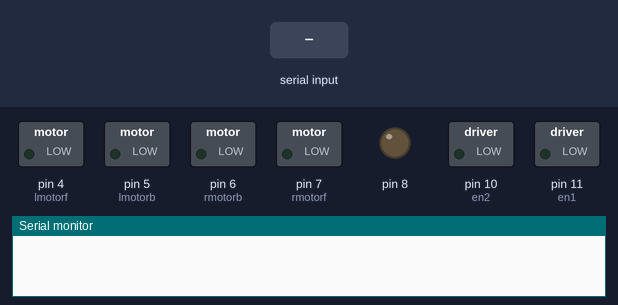
A sketch run on a simulated Arduino Uno, built with avr-gcc and run on an emulated ATmega328P. Shown: switched loads named in the sketch (green lamp = pin HIGH), output pins drawn as LEDs (lit = HIGH), the last lines printed to the serial monitor. The inputs (shaded band) are chosen by the test bench.

Above: at 2.2 s.
2.3 s: "#\n" received over Serial
At 3.5 s:
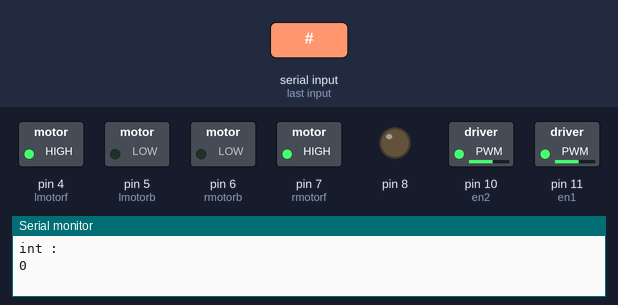
3.8 s: byte 42 ('*') received over Serial
At 4.8 s:
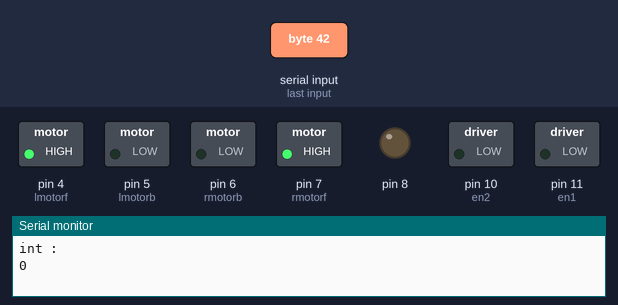
5.3 s: "*\n" received over Serial
At 5.9 s:
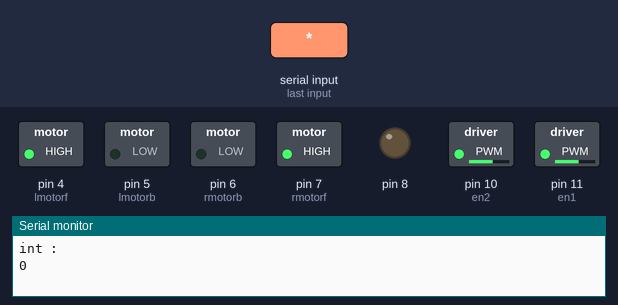
Timing chart, 0 to 8.3 s (numbered marks = the images above; inputs shaded):
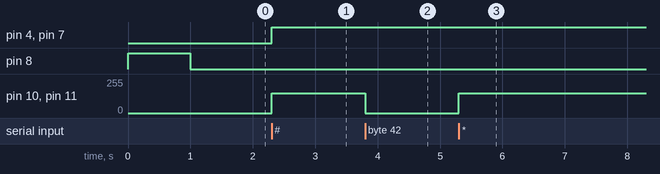

The sketch:

embedded3_ino.ino
```cpp
/* This code This code recives pid motor offset from
//computer com ports and execute the values in the motors ..
*/

#define echopin 9
#define lmotorf 4
#define lmotorb 5
#define rmotorf 7
#define rmotorb 6
#define en2 10
#define en1 11

String inString = "";
int motorSpeed =0;
int M1=150,M2=150;
//int motorSpeed1=150;
//int motorSpeed2=150;

void motorForword(int e1,int e2)
{
  analogWrite(en1,e1);
  analogWrite(en2,e2);
  digitalWrite(lmotorf,1);
  digitalWrite(lmotorb,0);
  digitalWrite(rmotorf,1);
  digitalWrite(rmotorb,0);

}

void setup() {

  Serial.begin(9600);
  pinMode(en1,OUTPUT);
  pinMode(en1,OUTPUT);
  pinMode(lmotorf,OUTPUT);
  pinMode(lmotorb,OUTPUT);
  pinMode(rmotorf,OUTPUT);
  pinMode(rmotorb,OUTPUT);

  pinMode(8,OUTPUT);
  pinMode(9,OUTPUT);

  digitalWrite(9,LOW);
  digitalWrite(8,HIGH);
  delay(1000);
  digitalWrite(8,LOW);


}
int motorSpeed1=150;
int motorSpeed2=150;
int m1Speed;
int m2Speed;
void loop() {

  while (Serial.available() > 0) {
    int inChar = Serial.read();
    if (isDigit(inChar)) {
      inString += (char)inChar;
    }
    if (inChar == '*') {
      inString = "";
      motorForword(0,0);
      return ;
    }
    else if (inChar == '#') {
      Serial.println("int : ");
      Serial.println(inString.toInt());

      //motorSpeed1=motorSpeed1+inString.toInt();
      //motorSpeed2=motorSpeed2-inString.toInt();
      motorSpeed = inString.toInt();
      int j= inString.toInt();
      //Serial.println("ok");

      if(j==30)
      {
        digitalWrite(8,HIGH);
        Serial.println("ok");
        //delay(1000);

      }
      inString = "";
    }
    else if (inChar == '@') {
      Serial.println("int : ");
      Serial.println(inString.toInt());

      //motorSpeed1=motorSpeed1-inString.toInt();
      //motorSpeed2=motorSpeed2+inString.toInt();
      motorSpeed = inString.toInt();
      motorSpeed = -1*motorSpeed;
      int j= inString.toInt();
      //Serial.println("ok");

      if(j==30)
      {
        digitalWrite(8,HIGH);
        Serial.println("ok");
        //delay(1000);

      }
      inString = "";
    }
    if (inChar == '\n') {
      inString = "";
    }
    if((M1 + motorSpeed)>255){
    m1Speed = 255;
    m2Speed = M2 - motorSpeed - (M1+motorSpeed-255);
  }
  else if((M2 - motorSpeed)>255){
    m2Speed = 255;
    m1Speed = M1 + motorSpeed - (M2-motorSpeed-255);
  }
  else{
    m1Speed = M1 + motorSpeed;
    m2Speed = M2 - motorSpeed;
  }

  if (m1Speed < 0)
    m1Speed = 0;
  if (m2Speed < 0)
    m2Speed = 0;

  motorForword(m1Speed,m2Speed);
  }

}
```

Measured:
- after the input at 2.3 s, pin 4 (lmotorf), pin 7 (rmotorf): LOW → HIGH at once; pin 10 (en2), pin 11 (en1): 0/255 → 150/255 at once
- after the input at 3.8 s, pin 10 (en2), pin 11 (en1): 150/255 → 0/255 at once
- after the input at 5.3 s, pin 10 (en2), pin 11 (en1): 0/255 → 150/255 at once
